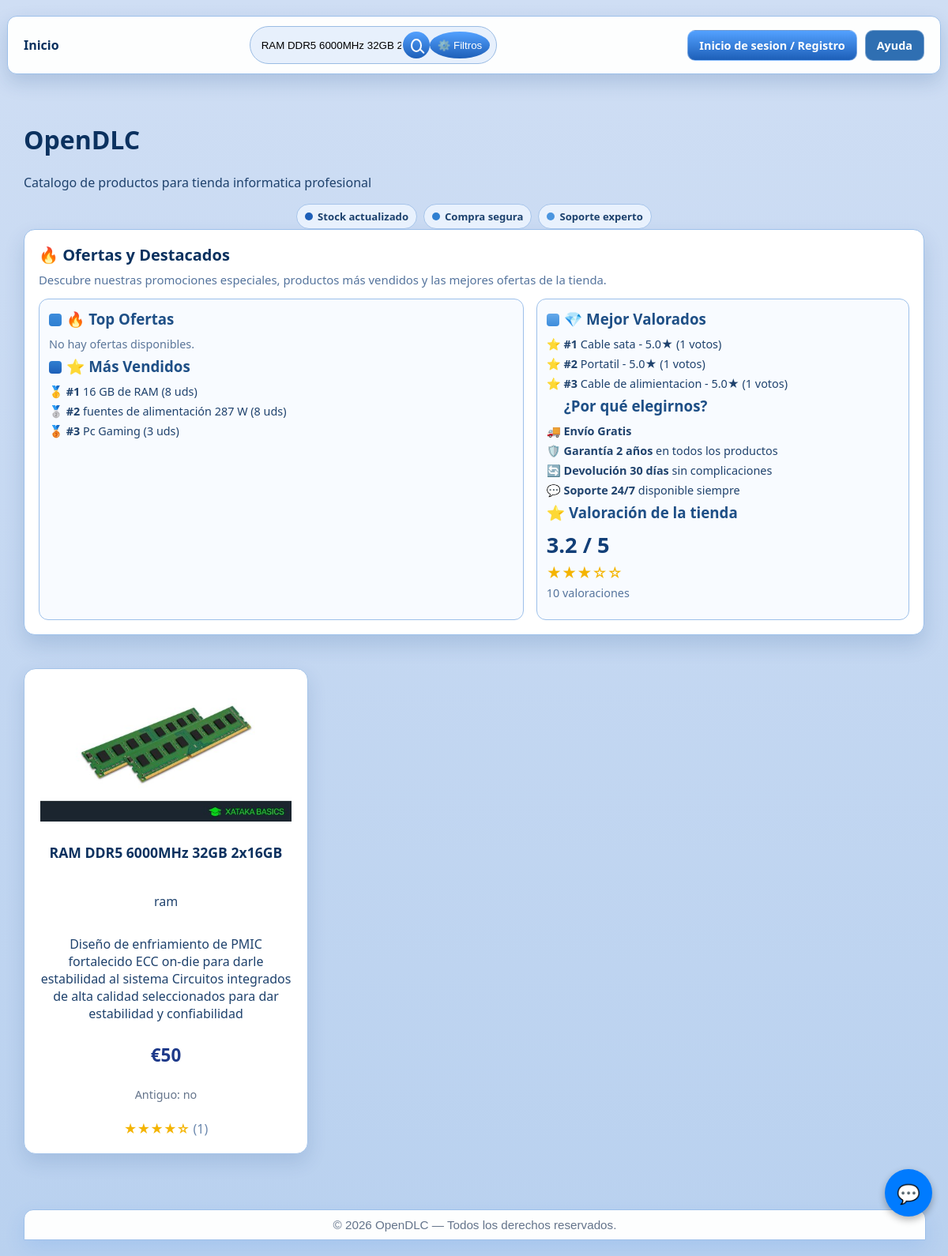
Screenshot of /Cliente_sinIniciarSesion.php?navegador=RAM DDR5 6000MHz 32GB 2x16GB with the database file from the repository.
### tables this page shows
CREATE TABLE `componentes` (
  `codigo_producto` int(11) NOT NULL,
  `nombre` varchar(100) DEFAULT NULL,
  `tipo_hardware` varchar(30) NOT NULL,
  `Antiguo` varchar(2) NOT NULL,
  `Precio` float NOT NULL,
  `Comentario` varchar(300) NOT NULL,
  `imagen` varchar(255) DEFAULT NULL,
  `stock` int(11) DEFAULT 10,
  `id_administrador` int(11) DEFAULT NULL
);

### Cliente_sinIniciarSesion.php (the view, shortened to what this page needs)
<?php
include 'chatbot.php';
$conexion = mysqli_connect(getenv('DB_HOST'), getenv('DB_USER'), getenv('DB_PASS'), getenv('DB_NAME'));
$ventasPorTipo = [];
$ventasPorAdmin = [];
$productosEstrellaVentas = [];
$productosEstrellaValorados = [];
$mediaValoraciones = 0;
$totalValoraciones = 0;
if ($conexion) {
  $resTipo = mysqli_query($conexion, "SELECT tipoHardware, SUM(total) AS total FROM ventas GROUP BY tipoHardware ORDER BY total DESC LIMIT 5");
  if ($resTipo) {
    while ($f = mysqli_fetch_assoc($resTipo)) {
      $ventasPorTipo[] = [
        'nombre' => $f['tipoHardware'] !== null && $f['tipoHardware'] !== '' ? $f['tipoHardware'] : 'Sin tipo',
        'total' => (float)$f['total']
      ];
    }
  }
  $resAdmin = mysqli_query($conexion, "SELECT id_administrador, SUM(total) AS total FROM ventas GROUP BY id_administrador ORDER BY total DESC LIMIT 5");
  if ($resAdmin) {
    while ($f = mysqli_fetch_assoc($resAdmin)) {
      $ventasPorAdmin[] = [
        'nombre' => $f['id_administrador'] ? ('Admin ' . $f['id_administrador']) : 'Venta sin admin',
        'total' => (float)$f['total']
      ];
    }
  }
  $resTopVentas = mysqli_query($conexion, "SELECT producto, SUM(cantidad) AS unidades FROM ventas GROUP BY producto ORDER BY unidades DESC LIMIT 3");
  if ($resTopVentas) {
    while ($f = mysqli_fetch_assoc($resTopVentas)) {
      $productosEstrellaVentas[] = $f;
    }
  }
  $resTopValorados = mysqli_query($conexion, "SELECT c.nombre, ROUND(AVG(v.puntuacion),1) AS media, COUNT(*) AS votos FROM valoraciones v INNER JOIN componentes c ON c.codigo_producto = v.codigo_producto GROUP BY v.codigo_producto, c.nombre ORDER BY media DESC, votos DESC LIMIT 3");
  if ($resTopValorados) {
    while ($f = mysqli_fetch_assoc($resTopValorados)) {
      $productosEstrellaValorados[] = $f;
    }
  }
  $resMedia = mysqli_query($conexion, "SELECT ROUND(AVG(puntuacion),1) AS media, COUNT(*) AS total FROM valoraciones");
  if ($resMedia && $f = mysqli_fetch_assoc($resMedia)) {
    $mediaValoraciones = (float)($f['media'] ?? 0);
    $totalValoraciones = (int)($f['total'] ?? 0);
  }
}
?>
<!DOCTYPE html>
<html lang="es">
<head>
<link rel="stylesheet" href="css/prueba_cliente.css">
</head>
<body>
<div class="navbar">
  <div class="nav-left">
    <a href="Cliente_sinIniciarSesion.php" class="nav-back">Inicio</a>
  </div>
  <div class="nav-center">
    <form method="get" class="barra-busqueda">
      <input type="text" name="navegador" placeholder="Buscar productos..."
      value="<?php echo isset($_GET['navegador']) ? htmlspecialchars($_GET['navegador']) : ''; ?>">
      <button type="submit" class="search-btn" aria-label="Buscar">
        <span class="icon-search" aria-hidden="true"></span>
      </button>
	  <button type="button" class="btn-filtros" onclick="toggleFiltros(event)">⚙️ Filtros</button>
    </form>
  </div>
  <div class="nav-right">
    <a class="top-btn top-btn-login" href="UID/iniciar_sesion/acceso.php">Inicio de sesion / Registro</a>
    <a class="top-btn top-btn-help" href="Ayuda/formularioAyuda.php">Ayuda</a>
  </div>
</div>
<div class="container">
<header>
  <h1>OpenDLC</h1>
  <p>Catalogo de productos para tienda informatica profesional</p>
  <div class="hero-badges">
    <span class="hero-badge"><span class="icon-dot icon-dot-stock"></span>Stock actualizado</span>
    <span class="hero-badge"><span class="icon-dot icon-dot-secure"></span>Compra segura</span>
    <span class="hero-badge"><span class="icon-dot icon-dot-service"></span>Soporte experto</span>
  </div>
</header>
<section class="home-insight-unified">
  <h2>🔥 Ofertas y Destacados</h2>
  <p class="unified-desc">
    Descubre nuestras promociones especiales, productos más vendidos y las mejores ofertas de la tienda.
  </p>
  <div class="unified-columns">
    <div class="unified-col">
      <h3><span class="section-icon section-icon-star"></span>🔥 Top Ofertas</h3>
      <div class="ranking-list">
        <?php
        $sqlOfertas = "SELECT nombre, tipo_hardware, Precio, Antiguo FROM componentes
                       WHERE Precio < Antiguo AND Antiguo > 0
                       ORDER BY (Antiguo - Precio) DESC LIMIT 3";
        $resOfertas = mysqli_query($conexion, $sqlOfertas);
        if ($resOfertas && mysqli_num_rows($resOfertas) > 0) {
          while ($oferta = mysqli_fetch_assoc($resOfertas)) {
            $descuento = round((1 - $oferta['Precio'] / $oferta['Antiguo']) * 100);
            echo "<p><strong>💰 " . htmlspecialchars($oferta['nombre']) . "</strong></p>";
            echo "<p class='precio-oferta'><span class='precio-nuevo'>" . $oferta['Precio'] . "€</span>
                  <span class='precio-antiguo'>" . $oferta['Antiguo'] . "€</span>
                  <span class='descuento-badge'>-" . $descuento . "%</span></p>";
          }
        } else {
          echo "<p class='empty-note'>No hay ofertas disponibles.</p>";
        }
        ?>
      </div>
      <h3><span class="section-icon section-icon-graph"></span>⭐ Más Vendidos</h3>
      <div class="ranking-list">
        <?php
        if (!empty($productosEstrellaVentas)) {
          foreach ($productosEstrellaVentas as $i => $fila) {
            $pos = $i + 1;
            $icono = $pos == 1 ? "🥇" : ($pos == 2 ? "🥈" : "🥉");
            echo "<p><strong>{$icono} #{$pos}</strong> " . htmlspecialchars($fila['producto']) . " (" . (int)$fila['unidades'] . " uds)</p>";
          }
        } else {
          echo "<p class='empty-note'>Aún no hay ranking de ventas.</p>";
        }
        ?>
      </div>
    </div>
    <div class="unified-col">
      <h3><span class="section-icon section-icon-rating"></span>💎 Mejor Valorados</h3>
      <div class="ranking-list">
        <?php
        if (!empty($productosEstrellaValorados)) {
          foreach ($productosEstrellaValorados as $i => $fila) {
            $pos = $i + 1;
            echo "<p><strong>⭐ #{$pos}</strong> " . htmlspecialchars($fila['nombre']) . " - " . number_format((float)$fila['media'], 1) . "★ (" . (int)$fila['votos'] . " votos)</p>";
          }
        } else {
          echo "<p class='empty-note'>Aún no hay productos valorados.</p>";
        }
        ?>
      </div>
      <h3><span class="section-icon section-icon-secure"></span>¿Por qué elegirnos?</h3>
      <div class="ranking-list">
        <p>🚚 <strong>Envío Gratis</strong></p>
        <p>🛡️ <strong>Garantía 2 años</strong> en todos los productos</p>
        <p>🔄 <strong>Devolución 30 días</strong> sin complicaciones</p>
        <p>💬 <strong>Soporte 24/7</strong> disponible siempre</p>
      </div>
      <h3>⭐ Valoración de la tienda</h3>
      <?php
      $estrellasMedia = (int)round($mediaValoraciones);
      $estrellasTxt = str_repeat("★", $estrellasMedia) . str_repeat("☆", 5 - $estrellasMedia);
      ?>
      <p class="overall-rating"><?php echo number_format($mediaValoraciones, 1); ?> / 5</p>
      <p class="overall-stars"><?php echo $estrellasTxt; ?></p>
      <p class="overall-meta"><?php echo $totalValoraciones; ?> valoraciones</p>
    </div>
  </div>
</section>
<div class="productos">
<?php
$conexion = mysqli_connect(getenv('DB_HOST'), getenv('DB_USER'), getenv('DB_PASS'), getenv('DB_NAME'));
$hayBusqueda = isset($_GET['navegador']) && !empty(trim($_GET['navegador']));
$where = [];
if ($hayBusqueda) {
  $busqueda = mysqli_real_escape_string($conexion, trim($_GET['navegador']));
  $where[] = "(nombre LIKE '%$busqueda%' OR tipo_hardware LIKE '%$busqueda%')";
}
$sql = "SELECT * FROM componentes";
if (!empty($where)) {
  $sql .= " WHERE " . implode(" AND ", $where);
}
$resultado = mysqli_query($conexion, $sql);
if (mysqli_num_rows($resultado) > 0) {
  while ($fila = mysqli_fetch_assoc($resultado)) {
    $productoId = (int)$fila['codigo_producto'];
    $sql_val = "SELECT AVG(puntuacion) AS media, COUNT(*) AS total FROM valoraciones WHERE codigo_producto = $productoId";
    $res_val = mysqli_query($conexion, $sql_val);
    $rating = ['media' => 0, 'total' => 0];
    if ($res_val) {
      $rating = mysqli_fetch_assoc($res_val);
    }
    $media = round((float)($rating['media'] ?? 0));
    $total = (int)($rating['total'] ?? 0);
    $estrellas = str_repeat("★", $media) . str_repeat("☆", 5 - $media);
    echo "
    <div class='producto'>
      <img src='imagenes_productos/".htmlspecialchars($fila['imagen'])."' class='producto-img'>
      <h3>".htmlspecialchars($fila['nombre'])."</h3>
      <p class='tipo'>".htmlspecialchars($fila['tipo_hardware'])."</p>
      <p class='comentario'>".htmlspecialchars($fila['Comentario'])."</p>
      <p class='precio'>€".htmlspecialchars($fila['Precio'])."</p>
      <p class='antiguo'>Antiguo: ".htmlspecialchars($fila['Antiguo'])."</p>
      <p class='catalogo-stars'>{$estrellas} <span>({$total})</span></p>
    </div>
    ";
  }
} else {
  echo "<p>No hay productos</p>";
}
?>
</div>
<footer class="footer-note">
  &copy; <?php echo date("Y"); ?> OpenDLC — Todos los derechos reservados.
</footer>
</div>
</body>
</html>

### chatbot.php (style rules this page uses)
body { font-family: Arial, sans-serif; }

### rows the page displays
componentes: imagen (picture), nombre "RAM DDR5 6000MHz 32GB 2x16GB", tipo_hardware "ram", Comentario "Diseño de enfriamiento de PMIC fortalecido ECC on-die para darle estabilidad al sistema Circuitos integrados de alta calidad seleccionados para dar estabilidad y confiabilidad", Precio "50", Antiguo "no", estrellas "★★★★☆", total "1"

### other values shown
$icono "🥇"
$pos "1"
$fila['producto'] "16 GB de RAM"
$fila['unidades'] "8"
$icono "🥈"
$pos "2"
$fila['producto'] "fuentes de alimentación 287 W"
$icono "🥉"
$pos "3"
$fila['producto'] "Pc Gaming"
$fila['unidades'] "3"
$fila['nombre'] "Cable sata"
$fila['media'] "5.0"
$fila['votos'] "1"
$fila['nombre'] "Portatil"
